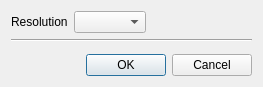
<?xml version="1.0" encoding="UTF-8"?>
<ui version="4.0">
 <class>ResolutionDialog</class>
 <widget class="QDialog" name="ResolutionDialog">
  <property name="geometry">
   <rect>
    <x>0</x>
    <y>0</y>
    <width>263</width>
    <height>87</height>
   </rect>
  </property>
  <property name="windowTitle">
   <string>Resolution</string>
  </property>
  <layout class="QVBoxLayout" name="verticalLayout">
   <item>
    <layout class="QHBoxLayout" name="horizontalLayout">
     <item>
      <widget class="QLabel" name="label">
       <property name="text">
        <string>Resolution</string>
       </property>
      </widget>
     </item>
     <item>
      <widget class="QComboBox" name="m_res"/>
     </item>
     <item>
      <spacer name="horizontalSpacer">
       <property name="orientation">
        <enum>Qt::Horizontal</enum>
       </property>
       <property name="sizeHint" stdset="0">
        <size>
         <width>40</width>
         <height>20</height>
        </size>
       </property>
      </spacer>
     </item>
    </layout>
   </item>
   <item>
    <widget class="Line" name="line">
     <property name="orientation">
      <enum>Qt::Horizontal</enum>
     </property>
    </widget>
   </item>
   <item>
    <spacer name="verticalSpacer">
     <property name="orientation">
      <enum>Qt::Vertical</enum>
     </property>
     <property name="sizeHint" stdset="0">
      <size>
       <width>20</width>
       <height>0</height>
      </size>
     </property>
    </spacer>
   </item>
   <item>
    <widget class="QDialogButtonBox" name="buttonBox">
     <property name="orientation">
      <enum>Qt::Horizontal</enum>
     </property>
     <property name="standardButtons">
      <set>QDialogButtonBox::Cancel|QDialogButtonBox::Ok</set>
     </property>
    </widget>
   </item>
  </layout>
 </widget>
 <resources/>
 <connections>
  <connection>
   <sender>buttonBox</sender>
   <signal>accepted()</signal>
   <receiver>ResolutionDialog</receiver>
   <slot>accept()</slot>
   <hints>
    <hint type="sourcelabel">
     <x>248</x>
     <y>254</y>
    </hint>
    <hint type="destinationlabel">
     <x>157</x>
     <y>274</y>
    </hint>
   </hints>
  </connection>
  <connection>
   <sender>buttonBox</sender>
   <signal>rejected()</signal>
   <receiver>ResolutionDialog</receiver>
   <slot>reject()</slot>
   <hints>
    <hint type="sourcelabel">
     <x>316</x>
     <y>260</y>
    </hint>
    <hint type="destinationlabel">
     <x>286</x>
     <y>274</y>
    </hint>
   </hints>
  </connection>
 </connections>
</ui>
